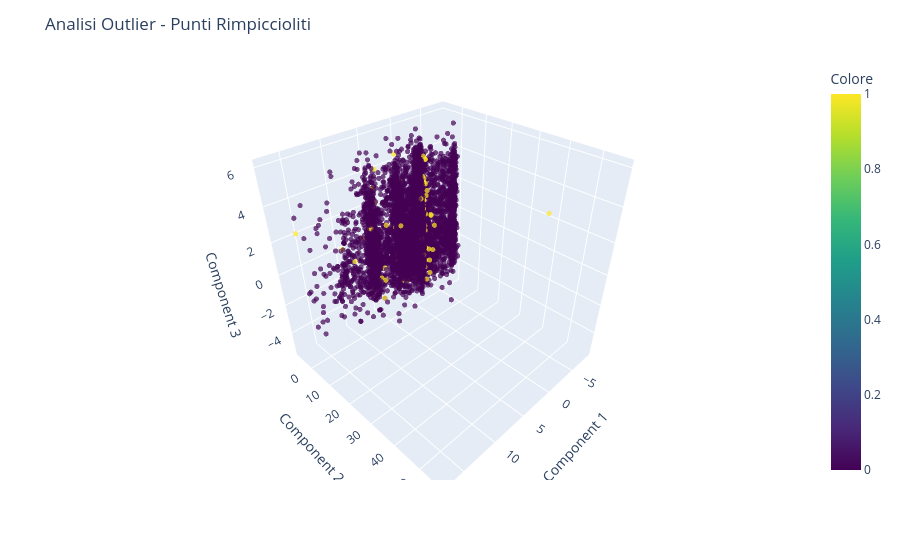

Notebook source saved alongside this figure:
### Code cell
# 2D
fig, ax= plt.subplots()
plt.scatter(df_unito_pca[:, 0], df_unito_pca[:, 1],
            c=df_outliers['colore'], cmap=plt.cm.bwr, edgecolor='k', alpha=1)

ax.set_xlabel('Component 1')
ax.set_ylabel('Component 2')

plt.show()

import plotly.express as px

# 1. Prepariamo il DataFrame
df_plot = pd.DataFrame({
    'Component 1': df_unito_pca[:, 0],
    'Component 2': df_unito_pca[:, 1],
    'Component 3': df_unito_pca[:, 2],
    'Colore': df_outliers['colore']
})

# 2. Creiamo lo scatter 3D con punti piccoli e nuovi colori
fig = px.scatter_3d(
    df_plot,
    x='Component 1',
    y='Component 2',
    z='Component 3',
    color='Colore',
    # --- MODIFICHE QUI ---
    color_continuous_scale='Viridis', # Cambia scala: 'Viridis', 'Plasma', 'Inferno', 'Turbo'
    opacity=0.7,                     # Leggera trasparenza aiuta a vedere la densità
)

# 3. Rimpicciolire i punti
# Plotly usa un default di circa 20. Impostando un valore fisso basso:
fig.update_traces(marker=dict(size=3)) # Prova valori tra 2 e 5

# 4. Opzionale: Titolo e layout
fig.update_layout(title="Analisi Outlier - Punti Rimpiccioliti")

fig.show()

### Figure 1 — Plotly figure (JSON) as saved in the notebook; plotly's stock layout.template omitted (floating-point values rounded to 4 significant figures; data arrays with more than 128 entries replaced by an {"elided": "..."} marker saying what was removed)
{"data": [{"hovertemplate": "Component 1=%{x}<br>Component 2=%{y}<br>Component 3=%{z}<br>Colore=%{marker.color}<extra></extra>", "legendgroup": "", "marker": {"color": {"elided": "8319 int values"}, "coloraxis": "coloraxis", "opacity": 0.7, "size": 3, "symbol": "circle"}, "mode": "markers", "name": "", "scene": "scene", "showlegend": false, "type": "scatter3d", "x": {"elided": "8319 float values"}, "y": {"elided": "8319 float values"}, "z": {"elided": "8319 float values"}}], "layout": {"coloraxis": {"colorbar": {"title": {"text": "Colore"}}, "colorscale": [[0, "#440154"], [0.1111, "#482878"], [0.2222, "#3e4989"], [0.3333, "#31688e"], [0.4444, "#26828e"], [0.5556, "#1f9e89"], [0.6667, "#35b779"], [0.7778, "#6ece58"], [0.8889, "#b5de2b"], [1, "#fde725"]]}, "legend": {"tracegroupgap": 0}, "margin": {"t": 60}, "scene": {"domain": {"x": [0, 1], "y": [0, 1]}, "xaxis": {"title": {"text": "Component 1"}}, "yaxis": {"title": {"text": "Component 2"}}, "zaxis": {"title": {"text": "Component 3"}}}, "title": {"text": "Analisi Outlier - Punti Rimpiccioliti"}}}
